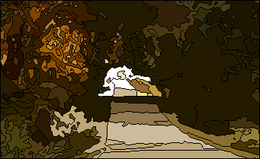
%> input picture 2-DE_DWL/04_seg.bmp, 260 x 159 px, shrunk from 341 x 209 before the run
$ octave --eval "result = F_ParaLineDetection(rgb2gray(imread('04_seg.bmp')));"   (GNU Octave 9; MATLAB toolbox functions it lacks are replaced by stand-ins)
%> lines starting %> are read from the running program, lines starting %| are printed output that depends on the picture; in (x1, y1, x2, y2) boxes, pixels count from 0 and x2, y2 are one past the last pixel; in counts of white or black regions, pixels touching at a corner belong together; the program's own positions count from 1
### 2-DE_DWL/linecoding.m
%im：输入边缘图像     minlength：输入最小长度
%通过寻找边缘中的三叉交点和端点跟踪边缘，并将每一个连续的边缘存入edgelist中，edgeim存入边缘标号图像
function [edgelist,edgeim,codeimg,dirlist,labelim] = linecoding(im,minlength)

    global EDGEIM;      % Some global variables to avoid passing (and
                        % copying) of arguments, this improves speed.
    global ROWS;
    global COLS;
    global RJ;
    global CJ;

    EDGEIM = im ~= 0;                     % make sure image is binary.
    EDGEIM = bwmorph(EDGEIM,'clean');     % Remove isolated pixels
    EDGEIM = bwmorph(EDGEIM,'skel',Inf);  % and make sure edges are thinned. I
                                          % think using 'skel' is better than 'thin'

    % Find endings and junctions in edge data
    [RJ, CJ, re, ce] = findendsjunctions(EDGEIM,1);

    EDGEIM = double(EDGEIM);   % Convert to double to allow the use of -ve labelings
    [ROWS, COLS] = size(EDGEIM);
    edgeNo = 0;

    % Perform raster scan through image looking for edge points.  When a
    % point is found trackedge is called to find the rest of the edge
    % points.  As it finds the points the edge image pixels are labeled
    % with the -ve of their edge No
    codeimg=zeros(ROWS, COLS);
    labelim=zeros(ROWS, COLS);
    lim=zeros(ROWS, COLS);
    dirlist={};
    No=0;
    for r = 1:ROWS
        for c = 1:COLS
            if EDGEIM(r,c) == 1
                edgepoints = trackedge(r,c, edgeNo);
             %    lim((edgepoints(:,2)-1)*ROWS+edgepoints(:,1))=1;
            %     figure
               %  imshow(lim);
                if ~isempty(edgepoints)
                    edgeNo = edgeNo + 1;
                    edgelist{edgeNo} = edgepoints;
                    % DWL增加
                    [ss,dir]=edgeangle(edgepoints,4);   %修改
                    if sum(dir)>0
                       codeimg((edgepoints(:,2)-1)*ROWS+edgepoints(:,1))=dir;
                       [LL,numL]=bwlabel(dir>0,4);
                       for j=1:numL
                           bb=edgepoints(LL==j,:);
                           if length(bb)> 4
                              No=No+1;
                              dirlist{No}=bb;
                              labelim((bb(:,2)-1)*ROWS+bb(:,1))=No;
                           end
                       end
                    end
                end
            end
        end
    end

    edgeim = -EDGEIM;  % Finally negate image to make edge encodings +ve.

    %figure
    %imshow(codeimg./255);
     % Eliminate isolated edges and spurs that are below the minimum length

%     if nargin >= 2 && ~isempty(minlength)
%         edgelist = cleanedgelist(edgelist, minlength);
%
%     else  % Call cleanedgelist with 0 minlength anyway to fix spurrious nodes
%           % that may exist due to problem with EDGELINK at points where
%           % junctions are adjacent.
%         edgelist = cleanedgelist(edgelist, 0);
%     end
%
%
%     % If subpixel edge locations are supplied upgrade the integer precision
%     % edgelists that were constructed with data from 'location'.
%     if nargin == 3
%         for I = 1:length(edgelist)
%             ind = sub2ind(size(im),edgelist{I}(:,1),edgelist{I}(:,2));
%             edgelist{I}(:,1) = real(location(ind))';
%             edgelist{I}(:,2) = imag(location(ind))';
%         end
%     end


%----------------------------------------------------------------------
% TRACKEDGE
%
% Function to track all the edge points associated with a start point.  From a
% given starting point it tracks in one direction, storing the coords of the
% edge points in an array and labelling the pixels in the edge image with the
% -ve of their edge number. This continues until no more connected points are
% found, or a junction point is encountered.  At this point the function returns
% to the start point and tracks in the opposite direction.
%
% Usage:   edgepoints = trackedge(rstart, cstart, edgeNo)
%
% Arguments:   rstart, cstart   - row and column No of starting point
%              edgeNo           - the current edge number
%              minlength        - minimum length of edge to accept
%
% Returns:     edgepoints       - Nx2 array of row and col values for
%                                 each edge point.

% [67 lines left out: function trackedge, not called in this run]


%----------------------------------------------------------------------
%
% NEXTPOINT
%
% Function finds a point that is 8 connected to an existing edge point
%

% [113 lines left out: function nextpoint, not called in this run]


%------------------------------------------------------------------------
% Function to test whether a location in the image is a junction point.
% Note that for speed this code has been hard wired into NEXTPOINT.

% [5 lines left out: function isjunction, not called in this run]

%------------------------------------------------------------------------
% Function to get the values of the 8 neighbouring pixels surrounding a point
% of interest.  The values are ordered from the top-left point going
% anti-clockwise around the pixel.
% [20 lines left out: function neighbours, not called in this run]


### 2-DE_DWL/findendsjunctions.m
function [rj, cj, re, ce] = findendsjunctions(edgeim, disp)

    if nargin == 1
	disp = 0;
    end

    % Ensure edge/line image really is thinnned otherwise tests for junctions
    % and endings may fail.
    b = bwmorph(edgeim,'skel',Inf);

    % Set up look up table to find junctions.  To do this we use the function
    % defined at the end of this file to test that the centre pixel within a 3x3
    % neighbourhood is a junction.
    lut = makelut(@junction, 3);
    junctions = applylut(b, lut);
    [rj,cj] = find(junctions);

    % Set up a look up table to find endings.
    lut = makelut(@ending, 3);
    ends = applylut(b, lut);
    [re,ce] = find(ends);

    if disp
	imshow(edgeim,1), hold on
	plot(cj,rj,'r+')
	plot(ce,re,'g+')
    end

%----------------------------------------------------------------------
% Function to test whether the centre pixel within a 3x3 neighbourhood is a
% junction. The centre pixel must be set and the number of transitions/crossings
% between 0 and 1 as one traverses the perimeter of the 3x3 region must be 6 or
% 8.
%
% Pixels in the 3x3 region are numbered as follows
%
%       1 4 7
%       2 5 8
%       3 6 9

function b = junction(x)

    a = [x(1) x(2) x(3) x(6) x(9) x(8) x(7) x(4)];
    b = [x(2) x(3) x(6) x(9) x(8) x(7) x(4) x(1)];
    crossings = sum(abs(a-b));

    b = x(5) && crossings >= 6;

%----------------------------------------------------------------------
% Function to test whether the centre pixel within a 3x3 neighbourhood is an
% ending. The centre pixel must be set and the number of transitions/crossings
% between 0 and 1 as one traverses the perimeter of the 3x3 region must be 2.
%
% Pixels in the 3x3 region are numbered as follows
%
%       1 4 7
%       2 5 8
%       3 6 9

function b = ending(x)
    a = [x(1) x(2) x(3) x(6) x(9) x(8) x(7) x(4)];
    b = [x(2) x(3) x(6) x(9) x(8) x(7) x(4) x(1)];
    crossings = sum(abs(a-b));

    b = x(5) && crossings == 2;


### 2-DE_DWL/pca_ParallelLine.m

%检测边缘图像直线中的平行线和矩形，linelist--直线列表,labeledline--直线标号图像 Model--线条模板 win--模板窗口
%paralist -- 平行线列表
function   [PL,pnum,paralist,paraimg] = pca_ParallelLine(aa,dirlist,labeldir,codeimg,Model,win) %只考虑封闭线条
[m,n] = size(codeimg);
paralist = {};
PL = 0;
pnum = 0;
paraimg = zeros(m,n);
x1 = aa(1,1);
y1 = aa(1,2);
x2 = aa(end,1);
y2 = aa(end,2);
%不考虑边缘点
Msize = fix(win/2);
if x1<=Msize || y1<=Msize || x1>(m-Msize) || y1>(n-Msize)
   return;
end
if x2<=Msize || y2<=Msize || x2> (m-Msize) || y2>(n-Msize)
   return;
end
%判断端点1
p1 = codeimg(x1,y1);
currM1dir = labeldir(x1-Msize:x1+Msize,y1-Msize:y1+Msize);
if p1-75 > 0
   M1 = Model{p1-75};
   XX1 = double(M1).*currM1dir;
   [PL1,paraimg,paralist,index1] = get_ParaLabel(XX1,aa,dirlist,codeimg,paraimg,1);
   if index1 > 0
      pnum = pnum+1;
      PL = PL1;
   else
      %判断端点2
      p2 = codeimg(x2,y2);
      currM2dir = labeldir(x2-Msize:x2+Msize,y2-Msize:y2+Msize);
      if p2-75 > 0
         M2 = Model{p2-75};
         XX2 = double(M2).*currM2dir;
         [PL2,paraimg,paralist,index2] = get_ParaLabel(XX2,aa,dirlist,codeimg,paraimg,2);
         if index2 > 0
            pnum = pnum+1;
            PL = PL2;
         else
            pnum = 0;
         end
      end
   end
end

### 2-DE_DWL/get_ParaLabel.m
%获得固定窗口内平行的线条标号及数目
%PL--距离及标号矩阵；paraimg--平行线条图像；paralist--平行线条坐标列表；index--标志 0 无平行线 1 有平行线
function   [PL,paraimg,paralist,index]=get_ParaLabel(XX,aa,dirlist,codeimg,paraimg,type)
Msize=fix(length(XX)/2);
cp=Msize+1; %模板中心点位置
Cnum=XX(cp,cp);
XX(cp,cp)=0;
len1=length(aa); %线条1的长度
[m,n]=size(codeimg);
[r,c]=find(XX>0);
[dr,dc]=size(r);
Img=zeros(size(codeimg));
paraimg=zeros(size(codeimg));
paralist={};
Dir=codeimg((aa(:,2)-1)*m+aa(:,1));
PL=0;
index=0;
paralist{1}=aa;
if dr==1 %如果只有一个相交点
   Lnum=XX(r(1,1),c(1,1));  %取出该点标号
   bb=dirlist{Lnum};
   len2=length(bb); %线条2的长度
   dis=sqrt((r(1,1)-cp).*(r(1,1)-cp)+(c(1,1)-cp).*(c(1,1)-cp));
   if Lnum==Cnum||len1>len2  %不考虑比1长度短的线条、与1标号相同的线条
       index=0;
       return
   end
   Dirb=codeimg((bb(:,2)-1)*m+bb(:,1)); %取出标号对应的方向分布
   Img((bb(:,2)-1)*m+bb(:,1))=Dirb;
   Img((aa(:,2)-1)*m+aa(:,1))=Dir;
  % figure
  % imshow(Img);

   flag=is_Dirconsistent(aa,bb,Dir,Dirb,dis,type);
   if flag>0
      index=1;
      PL=[dis,Lnum];
      paralist{2}=bb;
      paraimg((bb(:,2)-1)*m+bb(:,1))=Dirb;
      paraimg((aa(:,2)-1)*m+aa(:,1))=Dir;
   else
      index=0;
      PL=0;
   end
elseif dr>1
   dis=sqrt((r-cp).*(r-cp)+(c-cp).*(c-cp));
   [tdis,ixdis]=sort(dis); %按距离排序
   %挑选满足条件的线条   取两个，并判断两个点与中心点是否在同一侧
   fl=1; %标志
   cx=zeros(2,1);
   discx=zeros(2,1);
   for ki=1:dr
       cx(fl)=r(ixdis(ki,1),1);
       cy(fl)=c(ixdis(ki,1),1);
       Lnum=XX(cx(fl),cy(fl));  %取出该点标号
       if fl==1
          Lnum1=Lnum;
          bb1=dirlist{Lnum};
          len2=length(bb1); %线条2的长度
       else
          Lnum2=Lnum;
          bb2=dirlist{Lnum};
          len2=length(bb2); %线条2的长度
       end
       discx(fl)=tdis(ki,1);
       if len1<len2 && Lnum ~= Cnum
          fl=fl+1;
          if fl==3
             break;
          end
       end
   end

   if fl==2
        Dirb=codeimg((bb1(:,2)-1)*m+bb1(:,1)); %取出标号对应的方向分布
        Img((bb1(:,2)-1)*m+bb1(:,1))=Dirb;
        Img((aa(:,2)-1)*m+aa(:,1))=Dir;
    %    figure
    %    imshow(Img);
        flag=is_Dirconsistent(aa,bb1,Dir,Dirb,discx(1),type);
        if flag>0
           index=1;
           PL=[discx(1),Lnum];
           paralist{2}=bb1;
           paraimg((bb1(:,2)-1)*m+bb1(:,1))=Dirb;
           paraimg((aa(:,2)-1)*m+aa(:,1))=Dir;
        else
           index=0;
           PL=0;
        end
        return;
   end
   if fl<2
         index=0;
         PL=0;
         return;
   end
   fcos=(cx(1)-cp)*(cx(2)-cp)+(cy(1)-cp)*(cy(2)-cp)/(discx(1)*discx(2));
   if fcos>=0 %在同侧，取最小的
      Dirb=codeimg((bb1(:,2)-1)*m+bb1(:,1)); %取出标号对应的方向分布
      Img((bb1(:,2)-1)*m+bb1(:,1))=Dirb;
      Img((aa(:,2)-1)*m+aa(:,1))=Dir;
    %  figure
    %  imshow(Img);
      flag=is_Dirconsistent(aa,bb1,Dir,Dirb,discx(1),type);
      if flag>0
          index=1;
          PL=[discx(1),Lnum1];
          paralist{2}=bb1;
          paraimg((bb1(:,2)-1)*m+bb1(:,1))=Dirb;
          paraimg((aa(:,2)-1)*m+aa(:,1))=Dir;
      else
          index=0;
          PL=0;
      end
   else  %在异侧，两个都取
      Dirb1=codeimg((bb1(:,2)-1)*m+bb1(:,1)); %取出标号对应的方向分布
      flag1=is_Dirconsistent(aa,bb1,Dir,Dirb1,discx(1),type);
      Dirb2=codeimg((bb2(:,2)-1)*m+bb2(:,1)); %取出标号对应的方向分布
      Img((bb1(:,2)-1)*m+bb1(:,1))=Dirb1;
      Img((bb2(:,2)-1)*m+bb2(:,1))=Dirb2;
      Img((aa(:,2)-1)*m+aa(:,1))=Dir;
   %   figure
   %   imshow(Img);
      flag2=is_Dirconsistent(aa,bb2,Dir,Dirb2,discx(2),type);
      if flag1>0 && flag2>0
          index=2;
          PL=[discx(1),Lnum1,discx(2),Lnum2];
          paralist{2}=bb1;
          paralist{3}=bb2;
          paraimg((bb1(:,2)-1)*m+bb1(:,1))=Dirb1;
          paraimg((bb2(:,2)-1)*m+bb2(:,1))=Dirb2;
          paraimg((aa(:,2)-1)*m+aa(:,1))=Dir;
      else
          if flag1>0
             index=1;
             PL=[discx(1),Lnum1];
             paralist{2}=bb1;
             paraimg((bb1(:,2)-1)*m+bb1(:,1))=Dirb1;
             paraimg((aa(:,2)-1)*m+aa(:,1))=Dir;
          elseif flag2>0
             index=1;
             PL=[discx(2),Lnum2];
             paralist{2}=bb2;
             paraimg((bb2(:,2)-1)*m+bb2(:,1))=Dirb2;
             paraimg((aa(:,2)-1)*m+aa(:,1))=Dir;
          else
             index=0;
             PL=0;
          end
      end
   end
else
   index=0;
   PL=0;
end

### 2-DE_DWL/caleig.m
%输入：aa 连续边缘空间坐标
%输出：
% deg--直线角度
% vv -- 特征向量
% rr -- 特征值
function  [deg,vv,rr]=caleig(aa,Thr1,Thr2)
deg=0;
CC=75; %常数余量，此处取75，180+75=255
Thr=0;
len=length(aa);
if len<9
    Thr=Thr1;
else
    Thr=Thr2;
end
rr=zeros(2,1);
xm=mean(aa(:,1));
ym=mean(aa(:,2));
s11=mean((aa(:,1)-xm).*(aa(:,1)-xm));
s12=mean((aa(:,1)-xm).*(aa(:,2)-ym));
s22=mean((aa(:,2)-ym).*(aa(:,2)-ym));
A=[s11,s12;s12,s22];
[vv,uu]=eig(A);        %%求出的两个特征值及特征向量
rr(1,1)=uu(1,1);
rr(2,1)=uu(2,2);
if min(rr)<Thr
    if abs(s12)>0.0001 %
        deg=fix(atan((max(rr)-s11)/s12)*180/pi+90);
    else
        if (aa(:,1)-xm)==0
           deg=0;
        else
           deg=90;
        end
    end
    if deg == 0
       deg=180;
    end
    deg=deg+CC;
else
   deg=0;
end

### 2-DE_DWL/is_Dirconsistent.m
%判断两段线条的方向是否具有一致性 bb是比aa长的线条
function   flag = is_Dirconsistent(aa,bb,dira,dirb,dis,type)
[deg1,vv1,rr1] = caleig(aa,0.1,0.35);
[deg2,vv2,rr2] = caleig(bb,0.1,0.35);
if deg1>0 && deg2>0 %如果是直线
    if abs(deg1-deg2)<10 || abs(deg1-deg2)>170
        flag = 1;
        return;
    end
end
lena = length(dira);
lenb = length(dirb);
for j = 1:lenb-lena
    ttb = dirb(j:j+lena-1);
    dirc = abs(ttb-dira);%方向一致
    kc1 = length(find(dirc<=10));
    kc2 = length(find(dirc>170));
    kc = kc1+kc2;
    if kc > 10
       flag = 1;
       return;
    end
end
%判断起点
if type == 1
   x = aa(1,1);
   y = aa(1,2);
else
   x = aa(end,1);
   y = aa(end,2);
end
flag = 0;
l = length(aa);
disbb = abs(sqrt((bb(:,1)-x).*(bb(:,1)-x)+(bb(:,2)-y).*(bb(:,2)-y))-dis);
r = find(disbb<0.001); %获得bb中与aa对应的点的位置
if length(r) > 0
   l1 = length(bb(1:r(1,1),:));
   l2 = length(bb(r(1,1):end,:));
   if l1 >= 5
       if l1 < l
          t1 = bb(1:r(1,1),:);
          d1 = dirb(1:r(1,1),:);
          if type == 1
             t2 = aa(1:l1);
             d2 = dira(1:l1);
          else
             t2 = aa(end-l1+1:end);
             d2 = dira(end-l1+1:end);
          end
       else
          t1 = bb(r(1,1)-l+1:r(1,1),:);
          d1 = dirb(r(1,1)-l+1:r(1,1),:);
          t2 = aa;
          d2 = dira;
       end
       %判断一致性
       dirc = abs(d1-d2);%方向一致
       kc1 = length(find(dirc<=10));
       kc2 = length(find(dirc>170));
       kc = kc1+kc2;
       if kc>10|| kc/length(t1)>0.9
          flag = 1;
          return;
       end
   end
   if l2>=5 && flag<1
       if l2<l
          t1 = bb(r(1,1):end,:);
          d1 = dirb(r(1,1):end,:);
          if type == 1
              t2 = aa(1:l2);
              d2 = dira(1:l2);
          else
              t2 = aa(end-l2+1:end);
              d2 = dira(end-l2+1:end);
          end
       else
           t1 = bb(r(1,1):r(1,1)+l-1,:);
           d1 = dirb(r(1,1):r(1,1)+l-1,:);
           t2 = aa;
           d2 = dira;
       end
       %判断一致性
       dirc = abs(d1-d2); %方向一致 %也可用PCA判断方向一致
       kc1 = length(find(dirc<=10));
       kc2 = length(find(dirc>170));
       kc = kc1+kc2;
       if kc>10 || kc/length(t1)>0.9
          flag = 1;
       end
   end
else
    flag = 0;
end

### 2-DE_DWL/GenVector.m
function  Mv=GenVector(Msize,angle)
%Mv=法向量矩阵，Msize:窗口大小，angle,曲线切线方向
%生成与边缘方向角angle垂直的法向量，该法向量中心为当前边缘位置，窗口大小为Msize
 Mv=zeros(Msize,Msize);
 cp=double(uint8(Msize/2)); %模板中心点位置
 if angle~=90&&angle~=180
        k=-1/tan(angle*pi/180);
        if angle>45&&angle<135
          for jj=1:Msize
            Ly=k*(-jj+cp)+cp;%此处注意坐标系的转换，在图像坐标系下，中心点坐标为x=5,y=-5
            Ty=uint8(Ly);
            if Ly>0&&Ly<=Msize
               Mv(Ty,jj)=1;
            end
          end
         else
            for jj=1:Msize
            Lx=(-jj+cp)/k+cp;
            Tx=uint8(Lx);
               if Lx>0&&Lx<=Msize
                  Mv(jj,Tx)=1;
               end
            end
        end
else
        if angle==90
            Mv(cp,:)=1;
        else
            Mv(:,cp)=1;
        end
 end

### 2-DE_DWL/F_ParaLineDetection.m
%获取边缘检测图像中的平形线信息
%bw——边缘检测图像；
function [dislist,Pim]=F_ParaLineDetection(bw)
%dislist——平行线列表；
%Pim——只包含平行线的图像；

[M,N] = size(bw);
T =fix(max(M,N)/5);  %直线长度阈值取图像尺寸的20%
Model = {};
win = 41;  % 决定平形线间距离 ？？？？影响平行线数量
for ii=1:180
    Mv = GenVector(win,ii);
    Model{ii} = uint8(Mv);
end
Msize = fix(win/2);
bw1 = zeros(M+2*Msize,N+2*Msize);
bw1(Msize+1:M+Msize,Msize+1:N+Msize) = bw;
[edgelist,edgeim,codeimg,dirlist,labelim] = linecoding(bw1,0);

%对编码的边缘进行长度排序
len = length(dirlist);
dirlen = zeros(len,0);
 for i=1:len
     dirx = dirlist{i};
     dirlen(i,1) = length(dirx);
 end
[t,ix] = sort(dirlen); %对编码的边缘进行长度排序
rc = find(t>=T); %只考虑长度大于T个像素的线条
dislist = {};
paranum = 0;
pimg = zeros(size(bw1));
for i=rc(1,1):rc(end,1)
    aa=dirlist{ix(i,1)};
    [PL,pnum,paralist,paraimg] = pca_ParallelLine(aa,dirlist,labelim,codeimg,Model,win);
    if pnum>0
        paranum = paranum+1;
        dislist{paranum} = PL;  %平行线列表
        pimg = pimg+paraimg;
    end
end
pL = double(pimg~=0);
pimg = pL.*codeimg;
Pim = pimg(Msize+1:M+Msize,Msize+1:N+Msize);


%> in F_ParaLineDetection, `bw1(Msize+1:M+Msize,Msize+1:N+Msize) = bw;`:
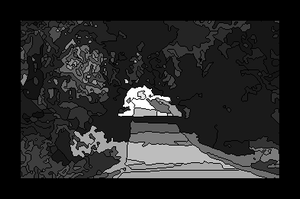
%> bw1: size 199x300 double; min 0, max 255, mean 37.9
%> in linecoding, `EDGEIM = im ~= 0;`:
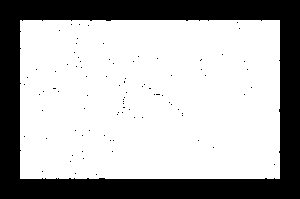
%> EDGEIM: size 199x300 logical; 69% white; 88 black regions (87 under 20 px), largest, box (x1, y1, x2, y2) and area: (0, 0, 300, 199) 18403
%> in linecoding, `EDGEIM = bwmorph(EDGEIM,'skel',Inf);`: EDGEIM: size 199x300 logical; 5.9% white in thin lines or dots, all inside (x1, y1, x2, y2) = (20, 20, 280, 179)
%> in findendsjunctions, `junctions = applylut(b, lut);`: junctions: size 199x300 double; values 0 (black) and 1 (white), 0.48% white in thin lines or dots, all inside (x1, y1, x2, y2) = (23, 22, 274, 174)
%> in findendsjunctions, `[rj,cj] = find(junctions);`: rj = 287 values from 23 to 174; cj = 287 values from 24 to 274
%> in findendsjunctions, `ends = applylut(b, lut);`:
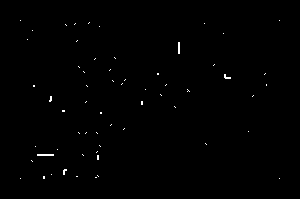
%> ends: size 199x300 double; values 0 (black) and 1 (white), 0.39% white in thin lines or dots, all inside (x1, y1, x2, y2) = (20, 20, 280, 179)
%> in findendsjunctions, `[re,ce] = find(ends);`: re = 233 values from 21 to 179; ce = 233 values from 21 to 280
%> in linecoding, `[RJ, CJ, re, ce] = findendsjunctions(EDGEIM,1);`:
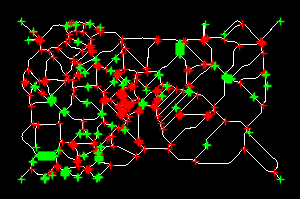
%> figure redrawn from the program's plot data
%> in linecoding, `[RJ, CJ, re, ce] = findendsjunctions(EDGEIM,1);`: RJ = 287 values, max 174 at index 27, min 23 at index 46, mean 93.85; CJ = 287 values from 24 to 274; re = 233 values, max 179 at index 2, min 21 at index 1, mean 109.6; ce = 233 values from 21 to 280
%> in F_ParaLineDetection, `[edgelist,edgeim,codeimg,dirlist,labelim] = linecoding(bw1,0);`:
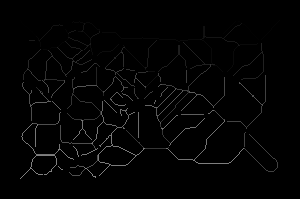
%> labelim: size 199x300 double; min 0, max 132, mean 3.2
%> in F_ParaLineDetection, `[edgelist,edgeim,codeimg,dirlist,labelim] = linecoding(bw1,0);`: edgelist = 235 items; dirlist = 132 items
%> in F_ParaLineDetection, `len = length(dirlist);`: len = 132
%> the loop in F_ParaLineDetection, `for i=1:len` made 132 passes
%> dirx on passes 6, 25, 38, 56: [51 48; 50 47; 50 46; 50 45; 50 44], [41 35; 41 34; 41 33; 41 32; 41 31; 41 30], [64 96; 64 97; 65 98; 66 99; 67 100], [81 43; 82 44; 81 45; 80 45; 80 46; 80 47]
%> after the loop in F_ParaLineDetection, `for i=1:len`: dirlen = 132 values, max 136 at index 9, min 5 at index 6, mean 23.2
%> in F_ParaLineDetection, `[t,ix] = sort(dirlen);`: t = 132 values from 5 to 136; ix = 132 values, max 132 at index 51, min 1 at index 71, mean 66.5
%> in F_ParaLineDetection, `rc = find(t>=T);`: rc = [123; 124; 125; 126; 127; 128; 129; 130; 131; 132]
%> the loop in F_ParaLineDetection, `for i=rc(1,1):rc(end,1)` made 10 passes
%> (pnum, x1 in pca_ParallelLine, y1 in pca_ParallelLine, x2 in pca_ParallelLine, y2 in pca_ParallelLine, p1 in pca_ParallelLine) on pass 3: (1, 126, 61, 150, 96, 180)
%> (PL, pnum, x1 in pca_ParallelLine, y1 in pca_ParallelLine, x2 in pca_ParallelLine, y2 in pca_ParallelLine, p1 in pca_ParallelLine) on passes 2, 4, 6, 9: (0, 0, 76, 266, 129, 247, 179), (0, 0, 146, 113, 156, 137, 90), (0, 0, 114, 68, 95, 74, 197), (0, 0, 65, 211, 143, 170, 129)
%> pass 1, in pca_ParallelLine, `M1 = Model{p1-75};`:
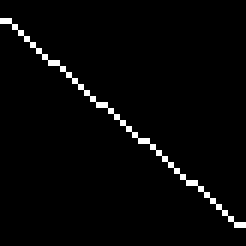
%> M1: size 41x41 uint8 (shown 6 times larger); values 0 (black) and 1 (white), 2.4% white in thin lines or dots, all inside (x1, y1, x2, y2) = (0, 3, 41, 38)
%> after the loop in F_ParaLineDetection, `for i=rc(1,1):rc(end,1)`: dislist = {[5.83 124]}
%> in F_ParaLineDetection, `pL = double(pimg~=0);`: pL: size 199x300 double; values 0 (black) and 1 (white), 0.18% white in thin lines or dots, all inside (x1, y1, x2, y2) = (60, 125, 137, 166)
%> in F_ParaLineDetection, `Pim = pimg(Msize+1:M+Msize,Msize+1:N+Msize);`:
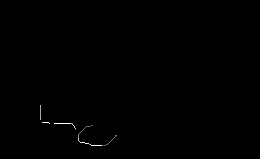
%> Pim: size 159x260 double; min 0, max 255, mean 0.5
